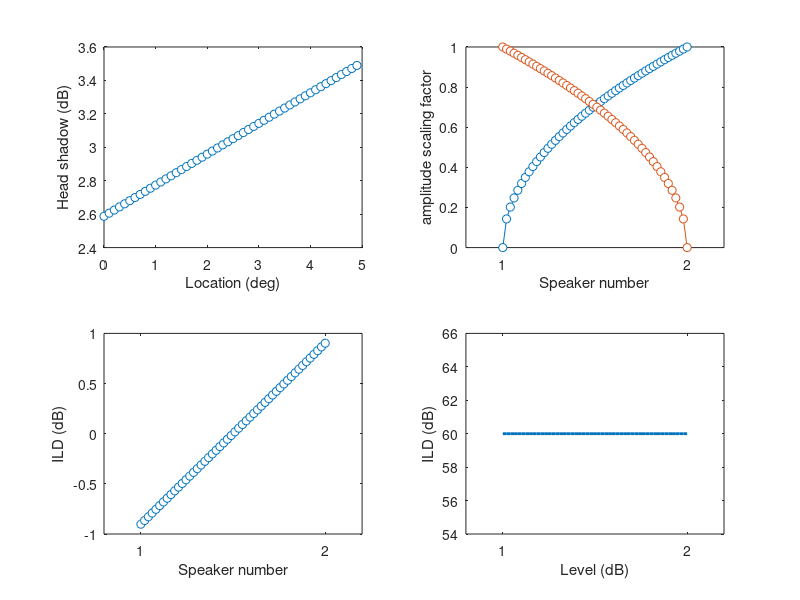

Reproduce this figure in MATLAB.
function movingsound_rationale(spk1,spk2,panningmeth)

close all;
clearvars;

%% Speaker locations
if nargin<1
	spk1			= 0;
end
if nargin<2
	spk2			= 5;
end
if nargin<3
	panningmeth		= 2;
end

%%
desired_angle	= spk1:0.1:spk2; % in deg, at a 'speed' of 0.1 deg/sample
desired_angle	= desired_angle(1:end-1);
s1_lin			= (desired_angle-min(desired_angle))/(max(desired_angle)-min(desired_angle));

%% Head shadow
HSfun		= @(x) 9.7*sin(0.02*x+0.27);
HS			= HSfun(desired_angle);

%% establish loudspeaker locations and numbers
% determine panning levels that ensure a constant overall level
% scaling factors are for scaling amplitude (e.g. in rmsPa)
if panningmeth == 1
	% method 1, used by Brimojoin: sin2+cos2 = 1
	dx				= abs(spk2-spk1); % neighbour speaker separation
	s1_level	= sin(abs(rem(desired_angle,dx)/dx*(pi/2)));
	s2_level	= cos(abs(rem(desired_angle,dx)/dx*(pi/2)));
elseif panningmeth == 2
	% Method 2, thought up by Lof, sqrt(x)+sqrt(1-x) = 1
	s2_lin		= 1-s1_lin;
	s1_level	= sqrt(s1_lin);
	s2_level	= sqrt(s2_lin);
end

spk1lvl		= 60; % in dB
spk2lvl		= 60; % in dB

HSspk1		= HS(1)+spk1lvl;
HSspk2		= HS(end)+spk2lvl;


%% ILD
% Acoustic power of two incoherent noises is summed
pow1		= (10^(HSspk1/20)*s1_level).^2+(10^(HSspk2/20)*s2_level).^2;
pow2		= (10^(HSspk1/20)*s2_level).^2+(10^(HSspk2/20)*s1_level).^2;
dB1			= 10*log10(pow1);
dB2			= 10*log10(pow2);
ILD			= dB2-dB1;

%% "Overall" level
pow1		= 10^(spk1lvl/20)*s1_level; % is this correct?
pow2		= 10^(spk2lvl/20)*s2_level;
pow			= pow1.^2+pow2.^2;
dB			= 10*log10(pow);

%% Graphics
figure(1)
clf
subplot(221)
plot(desired_angle,HS,'o-','MarkerFaceColor','w');
xlabel('Location (deg)');
ylabel('Head shadow (dB)');

subplot(222)
plot(s1_lin+1,s1_level,'o-','MarkerFaceColor','w'); % plot as a function of s1_lin: so as a function of speaker number
hold on
plot(s1_lin+1,s2_level,'o-','MarkerFaceColor','w');
xlim([0.8 2.2]);
set(gca,'XTick',[1 2]);
ylabel('amplitude scaling factor');
xlabel('Speaker number');


subplot(223)
plot(s1_lin+1,ILD,'o-','MarkerFaceColor','w')
hold on
xlim([0.8 2.2]);
ylim([-1 1]);
set(gca,'XTick',[1 2]);
ylabel('ILD (dB)');
xlabel('Speaker number');

subplot(224)
plot(s1_lin+1,dB,'LineWidth',2)
hold on
xlim([0.8 2.2]);
% ylim([-1 1]);
set(gca,'XTick',[1 2]);
ylabel('ILD (dB)');
xlabel('Level (dB)');

if exist('nicegraph','file')
	for ii = 1:4
		subplot(2,2,ii)
		nicegraph;
	end
else
	warning('Biofysica Toolbox not in use!');
end
	
